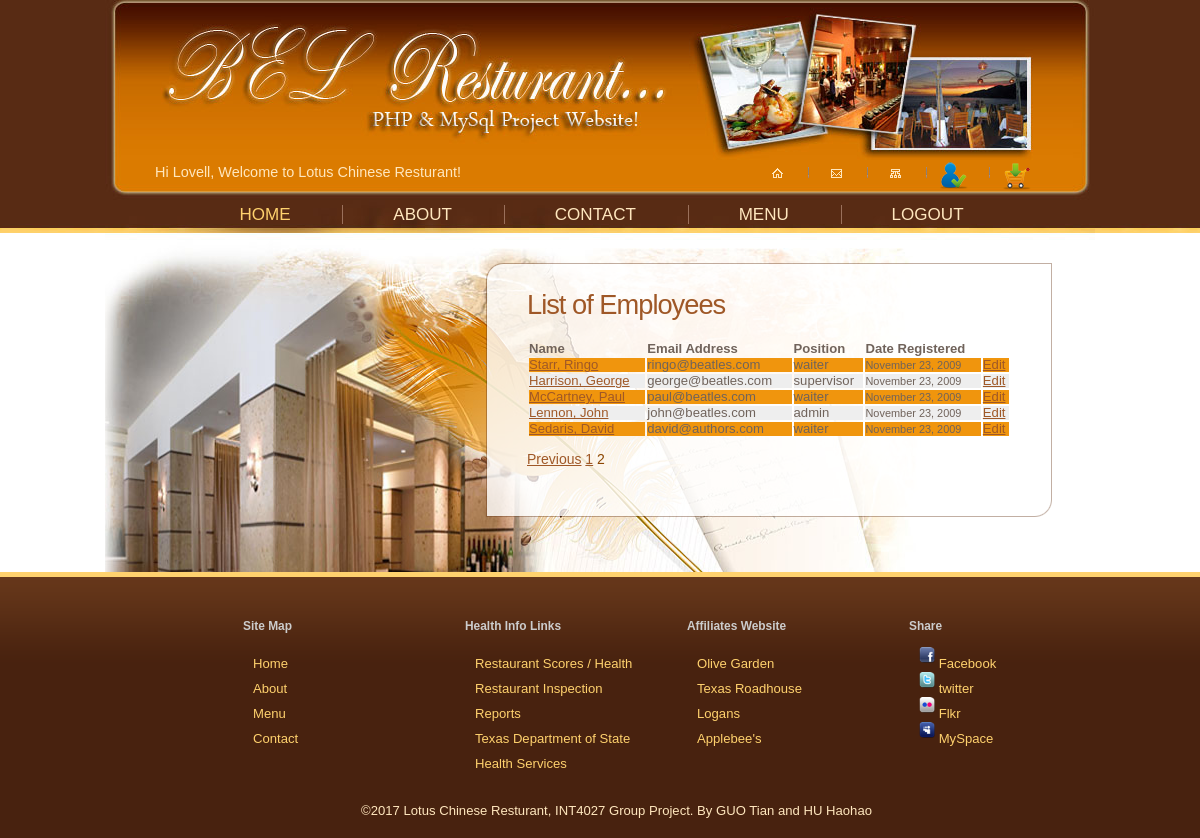
The page /employees.php?s=5&p=2 (signed in) on the database its author committed.
### tables this page shows
CREATE TABLE IF NOT EXISTS `employees` (
  `employee_id` int(8) unsigned NOT NULL AUTO_INCREMENT,
  `first_name` varchar(20) NOT NULL,
  `last_name` varchar(40) NOT NULL,
  `email` varchar(80) NOT NULL,
  `pass` char(40) NOT NULL,
  `title` varchar(40) NOT NULL,
  `admin` varchar(30) NOT NULL DEFAULT '0',
  `date_created` datetime NOT NULL,
  PRIMARY KEY (`employee_id`)
);

### employees.php (the view, shortened to what this page needs)
<?php
echo '<div id="content">
      <div class="container">
         <div class="inside">
            <div class="box alt">
            	<div class="left-top-corner">
               	<div class="right-top-corner">
                  	<div class="border-top"></div>
                  </div>
               </div>
               <div class="border-left">
               	<div class="border-right">
                  	<div class="inner">
                     	<div class="wrapper">
<h3>List of Employees</h3>';
require_once ('../mysqli_connect.php');
$display = 5;
if (isset($_GET['p']) && is_numeric($_GET['p'])) {
	$pages = $_GET['p'];
}
if (isset($_GET['s']) && is_numeric($_GET['s'])) {
	$start = $_GET['s'];
} else {
	$start = 0;
}
$q = "SELECT CONCAT (last_name, ', ', first_name) AS name, email, pass, title, DATE_FORMAT(date_created,'%M %d, %Y') AS dr, employee_id FROM employees ORDER BY date_Created ASC LIMIT $start, $display";
$r = @mysqli_query ($dbc, $q);
echo '<table align="center" cellspacing="2" cellpadding="10" width="100%">
<tr>
	<td align="left"><b>Name</b></td>
	<td align="left"><b>Email Address</b></td>
	<td align="left"><b>Position</b></td>
	<td align="left"><b>Date Registered</b></td>
	</tr>
';
$bg = '#eeeeee';
while ($row = mysqli_fetch_array($r, MYSQLI_ASSOC)) {
	$bg = ($bg=='#eeeeee' ? '#F0950D' : '#eeeeee');
	echo '<tr bgcolor="' . $bg . '">
		<td align="left"><a href="edit_employee.php?id=' . $row['employee_id'] . '">' . $row['name'] .' </td>
		<td align="left">' . $row['email'] . ' </td>
		<td align="left">' . $row['title'] . '</a></td>
		<td align="left"><small>' . $row['dr'] . '</small></td>
		<td align="left"><a href="edit_employee.php?id=' . $row['employee_id'] . '">Edit</td>';
}
echo '</table>';
if ($pages > 1) {
	echo '<br /><p>';
	$current_page = ($start/$display) + 1;
	if ($current_page != 1) {
		echo '<a href="employees.php?s=' . ($start - $display) . '&p=' . $pages . '">Previous</a> ';
	}
	for ($i = 1; $i <= $pages; $i++) {
		if ($i != $current_page) {
			echo '<a href="employees.php?s=' . (($display * ($i - 1))) . '&p=' . $pages . '">' . $i . '</a> ';
		} else {
			echo $i . ' ';
		}
	}
	echo '</p>';
}
echo '                        	<dl class="special fright">
                           	</div>
                     </div>
                  </div>
               </div>
               <div class="left-bot-corner">
               	<div class="right-bot-corner">
                  	<div class="border-bot"></div>
                  </div>
               </div>
            </div>
 </div>
      </div>
   </div>
';
?>

### css/main.css (style rules this page uses)
* { margin:0; padding:0; }
html, body { height:100%; }
html { min-width:990px; }
body { background:url(../images/top-tail.jpg) center top repeat-x #48220f; font-family:Tahoma, Geneva, sans-serif; font-size:100%; line-height:.875em; color:#70635b; }
img { border:0; vertical-align:top; text-align:left; }
#header, #content, #footer { font-size:0.82em; position:relative; }
.wrapper { width:100%; overflow:hidden; }
.container { width:990px; margin:0 auto; }
p { margin-bottom:18px; font-size:14px; color:#8C4600 }
ul { list-style:none; }
ul li { padding-bottom:14px; }
a { color:#9f5827; outline:none; }
h3 { font-family:Verdana, Geneva, sans-serif; font-size:2.08em; line-height:1em; font-weight:normal; letter-spacing:-1px; color:#9f5827; margin-bottom:22px; }
h6 { font-size:.91em; }
.box { width:100%; }
.box.alt { margin-bottom:15px; }
.box .left-top-corner { background:url(../images/left-top-corner.png) no-repeat left top; padding-left:18px; }
.box .right-top-corner { background:url(../images/right-top-corner.png) no-repeat right top; padding-right:1px; }
.box .border-top { background:url(../images/border-top.png) left top repeat-x; height:18px; overflow:hidden; font-size:0; line-height:0; }
.box .border-left { background:url(../images/border-side.png) left top repeat-y; padding-left:1px; }
.box .border-right { background:url(../images/border-side.png) right top repeat-y; padding-right:1px; }
.box .left-bot-corner { background:url(../images/left-bot-corner.png) no-repeat left top; padding-left:1px; }
.box .right-bot-corner { background:url(../images/right-bot-corner.png) no-repeat right top; padding-right:18px; }
.box .border-bot { background:url(../images/border-bot.png) left top repeat-x; height:18px; overflow:hidden; font-size:0; line-height:0; }
.box .inner { padding:10px 40px 15px 40px; background:url(../images/box-bg.png) left top; }
#header { height:233px; background:url(../images/header-bg.jpg) no-repeat center top; }
#header .welcome-top { color:#ffe7be; font-size:1.1em; float:left; padding:165px 47px 20px 50px; }
#header .top-links { float:right; padding:160px 47px 0 0; }
#header .top-links li { color:#ffe7be; float:left; }
#header .top-links li a { background:url(../images/divider.gif) no-repeat left 8px; padding:0 15px 10px 12px; }
#header .top-links li a.first { background:none; }
#header .nav { text-align:center; font-family:Verdana, Geneva, sans-serif; font-size:1.3em; position:absolute; top:208px; width:990px; }
#header .nav li { display:inline; }
#header .nav li a { color:#ffe7be; text-decoration:none; text-transform:uppercase; border-left:1px solid #9a705b; padding:0 47px 0 50px; }
#header .nav li a.current { color:#ffd26e; }
#header .nav li a.first { border:none; }
#content { background:url(../images/content-bg.jpg) no-repeat center -1px #fff; width:100%; }
#content .inside { padding:30px 43px 40px 381px; }
#sidebar { clear: both; width: 900px; color: #CCCCCC; padding: 0 0 0 40px; }
#sidebar ul { margin: 0; padding: 0; list-style: none; }
#sidebar li { display: block; float: left; width: 187px; padding: 10px 10px 10px 25px; }
#sidebar li ul { line-height: 1.8em; }
#sidebar li li { display: list-item; background: url(/images/img07.gif) no-repeat left 50%; float: none; width: auto; padding: 0 0 0 10px; line-height: 25px; }
#sidebar a { text-decoration: none; color: #CCCCCC; }
#footer { color:#ffe7be; height:95px; background:url(../images/footer-bg.gif) left top repeat-x; }
#footer .indent { padding:37px 40px 20px 73px; }
#footer a { color:#ffd26e; }
#footer img { position:relative; top:-4px; }

### rows shown on the page
employees: name "Starr, Ringo", email "ringo@beatles.com", title "waiter", dr "November 23, 2009"
employees: name "Harrison, George", email "george@beatles.com", title "supervisor", dr "November 23, 2009"
employees: name "McCartney, Paul", email "paul@beatles.com", title "waiter", dr "November 23, 2009"
employees: name "Lennon, John", email "john@beatles.com", title "admin", dr "November 23, 2009"
employees: name "Sedaris, David", email "david@authors.com", title "waiter", dr "November 23, 2009"
